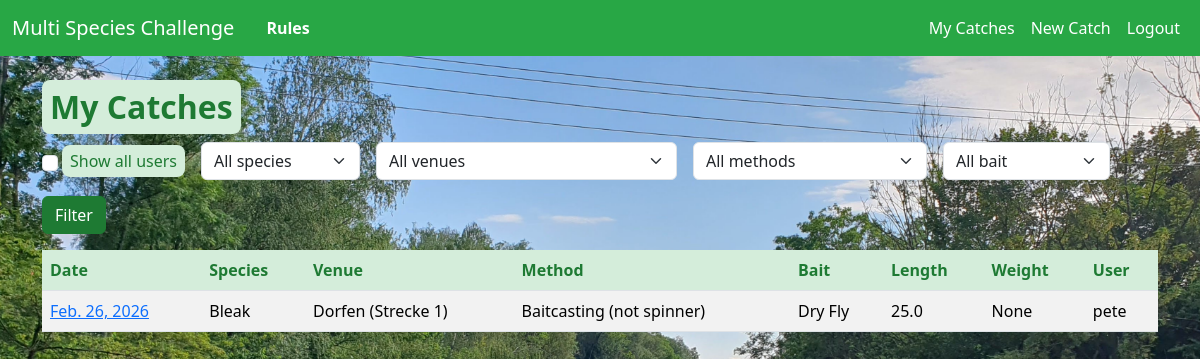
/catch/ (signed in), run on an earlier commit of the app's database.
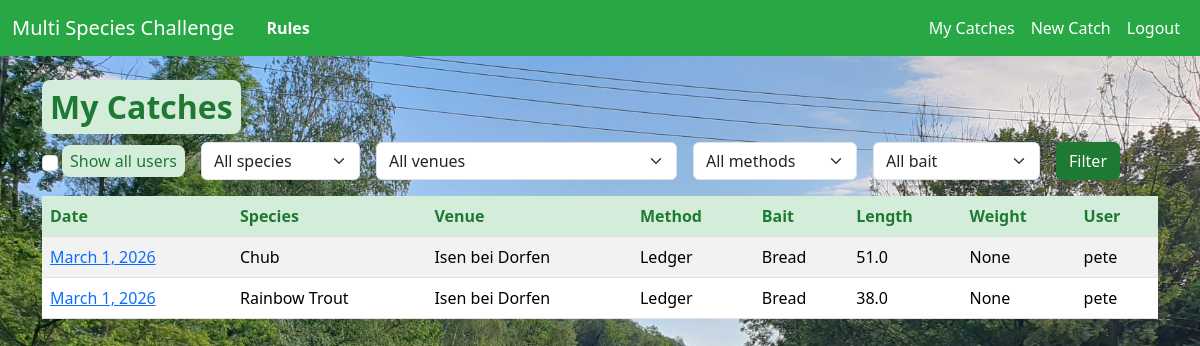
And on a later commit of the database.
### catch/models.py (models this page shows, shortened)
class Catch(models.Model):
    user = models.ForeignKey(settings.AUTH_USER_MODEL, on_delete=models.CASCADE)
    date = models.DateField()
    species = models.ForeignKey(Species, on_delete=models.PROTECT)
    venue = models.ForeignKey(Venue, on_delete=models.PROTECT)
    method = models.ForeignKey(Method, on_delete=models.PROTECT)
    bait = models.ForeignKey(Bait, on_delete=models.PROTECT)
    length = TolerantDecimalField(max_digits=4, decimal_places=1, blank=True, null=True)
    weight = models.DecimalField(max_digits=6, decimal_places=2, blank=True, null=True)
    picture = models.ImageField(upload_to='catch_pics/', blank=True, null=True)
    comments = models.TextField(blank=True, null=True)
    class Meta:
        ordering = ['-date']

class Species(models.Model):
    name = models.CharField(max_length=50, unique=True)
    class Meta:
        ordering = ['name']

class Venue(models.Model):
    name = models.CharField(max_length=50, unique=True)
    class Meta:
        ordering = ['name']

class Method(models.Model):
    name = models.CharField(max_length=50, unique=True)
    class Meta:
        ordering = ['name']

class Bait(models.Model):
    name = models.CharField(max_length=50, unique=True)
    class Meta:
        ordering = ['name']

### catch/views.py (the view)
# urls.py: path('', CatchListView.as_view(), name='catch_list'),
class CatchListView(LoginRequiredMixin, ListView):
    model = Catch
    template_name = 'catch/catch_list.html'
    context_object_name = 'catches'
    paginate_by = 20
    def get_queryset(self):
        show_all = self.request.GET.get('all') == '1'
        if show_all:
            qs = Catch.objects.all()
        else:
            qs = Catch.objects.filter(user=self.request.user)
        species = self.request.GET.get('species')
        venue = self.request.GET.get('venue')
        method = self.request.GET.get('method')
        bait = self.request.GET.get('bait')
        length = self.request.GET.get('length')
        if species:
            qs = qs.filter(species_id=species)
        if venue:
            qs = qs.filter(venue_id=venue)
        if method:
            qs = qs.filter(method_id=method)
        if bait:
            qs = qs.filter(bait_id=bait)
        if length:
            try:
                qs = qs.filter(length=float(length))
            except (ValueError, TypeError):
                pass
        return qs
    def get_context_data(self, **kwargs):
        ctx = super().get_context_data(**kwargs)
        ctx['species_choices'] = Species.objects.all()
        ctx['venue_choices'] = Venue.objects.all()
        ctx['method_choices'] = Method.objects.all()
        ctx['bait_choices'] = Bait.objects.all()
        ctx['current_filters'] = {
            'species': self.request.GET.get('species', ''),
            'venue': self.request.GET.get('venue', ''),
            'method': self.request.GET.get('method', ''),
            'bait': self.request.GET.get('bait', ''),
            'length': self.request.GET.get('length', ''),
            'all': self.request.GET.get('all', ''),
        }
        ctx['show_all'] = self.request.GET.get('all') == '1'
        return ctx

### catch/context_processors.py (called while the page is built)
def random_background(request):
    if 'background' not in request.session:
        images_dir = os.path.join(settings.BASE_DIR, 'static', 'images', 'fishing')
        try:
            pics = [f for f in os.listdir(images_dir) if os.path.isfile(os.path.join(images_dir, f))]
        except FileNotFoundError:
            pics = []
        if pics:
            choice = random.choice(pics)
            request.session['background'] = f'images/fishing/{choice}'
    return {'random_bg': request.session.get('background', '')}

### catch/models.py (called while the page is built)
    def from_db_value(self, value, expression, connection):
        if value is None:
            return None
        try:
            return self.to_python(value)
        except (TypeError, InvalidOperation, ValueError):
            return None

### catch/templates/catch/catch_list.html (shortened to what this page needs)
{% extends 'base.html' %}
{% block content %}
<h2>{% if show_all %}All Catches{% else %}My Catches{% endif %}</h2>
<form method="get" class="row g-3 mb-3">
  <div class="col-auto d-flex align-items-center">
    <input type="checkbox" name="all" value="1" id="id_all" class="form-check-input" {% if current_filters.all == '1' %}checked{% endif %}>
    <label for="id_all" class="form-check-label ms-1">Show all users</label>
  </div>
  <div class="col-auto">
    <select name="species" class="form-select">
      <option value="">All species</option>
    </select>
  </div>
  <div class="col-auto">
    <select name="venue" class="form-select">
      <option value="">All venues</option>
    </select>
  </div>
  <div class="col-auto">
    <select name="method" class="form-select">
      <option value="">All methods</option>
    </select>
  </div>
  <div class="col-auto">
    <select name="bait" class="form-select">
      <option value="">All bait</option>
    </select>
  </div>
  <div class="col-auto">
    <button class="btn btn-primary" type="submit">Filter</button>
  </div>
</form>
<table class="table table-striped">
    <thead>
        <tr>
            <th>Date</th>
            <th>Species</th>
            <th>Venue</th>
            <th>Method</th>
            <th>Bait</th>
            <th>Length</th>
            <th>Weight</th>
            <th>User</th>
        </tr>
    </thead>
    <tbody>
        {% for catch in catches %}
        <tr>
          <td><a href="{% url 'catch_detail' catch.pk %}">{{ catch.date }}</a></td>
          <td>{{ catch.species.name }}</td>
          <td>{{ catch.venue.name }}</td>
          <td>{{ catch.method.name }}</td>
          <td>{{ catch.bait.name }}</td>
          <td>{{ catch.length }}</td>
          <td>{{ catch.weight }}</td>
          <td>{{ catch.user.username }}</td>
        </tr>
        {% empty %}
        <tr><td colspan="8">No catches recorded.</td></tr>
        {% endfor %}
    </tbody>
</table>
{% endblock %}

### templates/base.html (shortened to what this page needs)
<!DOCTYPE html>
<html lang="en">
<head>
    {% load static %}
    {% load django_bootstrap5 %}
    {% bootstrap_css %}
    <link rel="stylesheet" href="{% static 'css/site.css' %}">
</head>
<body{% if random_bg %} style="background-image: url('{% static random_bg %}');"{% endif %}>
<nav class="navbar navbar-expand-lg navbar-light">
  <div class="container-fluid">
    <a class="navbar-brand" href="{% url 'home' %}">Multi Species Challenge</a>
      <a href="/media/multi-species-2026.pdf" class="nav-link ms-3" target="_blank" style="font-weight:600;">Rules</a>
    <div class="collapse navbar-collapse" id="navbarNav">
      <ul class="navbar-nav ms-auto">
        {% if user.is_authenticated %}
          <li class="nav-item"><a class="nav-link" href="{% url 'catch_list' %}">My Catches</a></li>
          <li class="nav-item"><a class="nav-link" href="{% url 'catch_new' %}">New Catch</a></li>
          <li class="nav-item">
            <form method="post" action="{% url 'logout' %}" class="nav-link p-0">
                <button type="submit" class="nav-link btn btn-link">Logout</button>
            </form>
          </li>
        {% else %}
          <li class="nav-item"><a class="nav-link" href="{% url 'login' %}">Login</a></li>
          <li class="nav-item"><a class="nav-link" href="{% url 'register' %}">Register</a></li>
        {% endif %}
      </ul>
    </div>
  </div>
</nav>
<div class="container mt-4 content">
    {% block content %}{% endblock %}
</div>
</body>
</html>

### static/css/site.css (style rules this page uses)
:root { --bs-primary: #28a745; --bs-secondary: #6c757d; --bs-success: #28a745; --header-color: #1e7a33; --bs-info: #17a2b8; --bs-warning: #ffc107; --bs-danger: #dc3545; --bs-light: #f8f9fa; --bs-dark: #343a40; }
html, body { height: 100%; margin: 0; padding: 0; }
body { background-color: #f4fef4; background-size: cover; background-repeat: no-repeat; background-position: center center; background-attachment: fixed; min-height: 100vh; }
.navbar { background-color: var(--bs-success) !important; }
.navbar .navbar-brand, .navbar .nav-link { color: #fff !important; }
.content label, .content .form-label, .content .form-check-label, .content .form-control-label { color: var(--header-color) !important; font-weight: 500; background-color: #d4edda !important; padding: 0.25rem 0.5rem !important; display: inline-block !important; border-radius: 0.5rem !important; }
.content h1, .content h2, .content h3, .content h4, .content h5, .content h6 { color: var(--header-color) !important; font-weight: 600; background-color: #d4edda !important; padding: 0.5rem !important; display: inline-block !important; border-radius: 0.5rem !important; }
.content th { color: var(--header-color) !important; font-weight: 600; background-color: #d4edda !important; padding: 0.5rem !important; }
.btn-primary { background-color: var(--header-color) !important; border-color: var(--header-color) !important; color: #fff !important; }

What changed in the data, as far as the page shows it:
removed Catch: date "Feb. 26, 2026", species.name "Bleak", venue.name "Dorfen (Strecke 1)", method.name "Baitcasting (not spinner)", bait.name "Dry Fly", length "25.0", weight "None", user.username "pete"
added Catch: date "March 1, 2026", species.name "Chub", venue.name "Isen bei Dorfen", method.name "Ledger", bait.name "Bread", length "51.0", weight "None", user.username "pete"
added Catch: date "March 1, 2026", species.name "Rainbow Trout", venue.name "Isen bei Dorfen", method.name "Ledger", bait.name "Bread", length "38.0", weight "None", user.username "pete"
